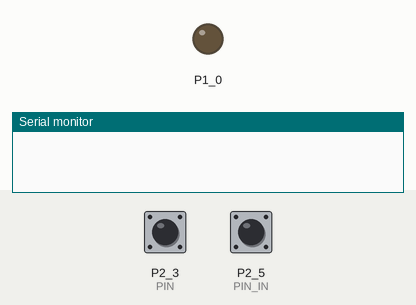
This program was run on a simulated TI MSP430 LaunchPad. Shown: output pins drawn as LEDs (lit = HIGH), the last lines printed to the serial monitor. Dashed ring = blinking. The inputs (shaded band) are chosen by the test bench; at power-on: P2_3 (PIN) HIGH, P2_5 (PIN_IN) HIGH.

Above: at 1.7 s.
1.8 s: P2_3 (PIN) pulsed LOW 5 times (0.12 s each, 0.3 s apart)
At 2.25 s:
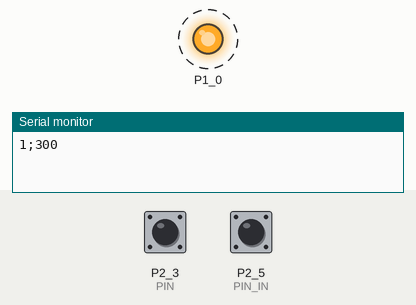
4.8 s: P2_3 (PIN) pulled LOW for 0.15 s
At 5.5 s:
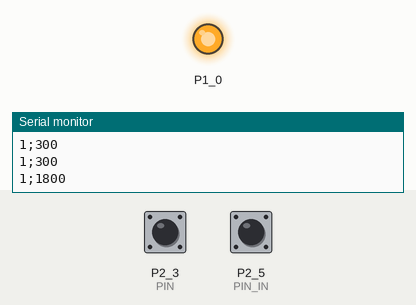
6.4 s: P2_3 (PIN) pulled LOW for 1 s
At 6.7 s:
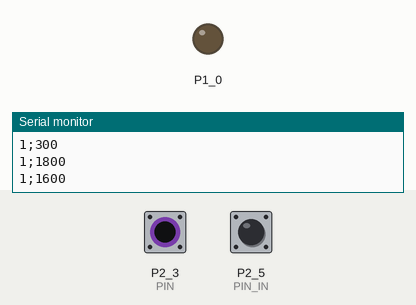
Timing chart, 0 to 9.4 s (numbered marks = the images above; inputs shaded):
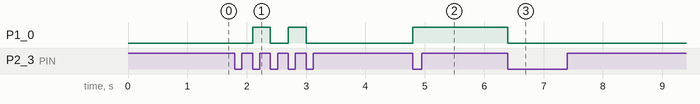

Measured:
- after the input at 1.8 s, P1_0: alternates HIGH for 0.30 s and LOW for 0.30 s, 4 changes in all, then stays LOW, starting after 0.30 s
- after the input at 4.8 s, P1_0: LOW → HIGH at once
- after the input at 6.4 s, P1_0: HIGH → LOW at once

The program:

main.cpp
```cpp
#include <Energia.h>

#define PIN P2_3
#define PIN_IN P2_5

volatile byte state = HIGH;
volatile boolean got_data = false;
volatile unsigned long prev = 0;
volatile unsigned int dt = 0;

byte lvl = 1;
boolean in_read = false;

byte read_data() {
    byte res = 0;
    delay(4);
    for(byte i=0; i<5; i++) {
        long l = millis();
        byte a = digitalRead(PIN_IN);
        res = (res << 1) + a;
        delay(10 - (millis()-l));
    }
    return res + 1;
}

void int_() {
  unsigned long p = prev;
  if (millis() - p > 200) {
    state = ! state;
    digitalWrite(RED_LED, state);
    prev = millis();
    if (p != 0) {
      got_data = true;
      dt = prev - p;
    }
  }
}

void setup() {
  Serial.begin(9600);
  pinMode(RED_LED, OUTPUT);
  pinMode(PIN, INPUT_PULLUP);
  pinMode(PIN_IN, INPUT_PULLUP);
  attachInterrupt(PIN, int_, FALLING);
  delay(500);
}

void loop() {
    if (got_data) {
      got_data = false;
      Serial.print(lvl);
      Serial.print(";");
      Serial.print(dt);
      Serial.println();
    }
    if (digitalRead(PIN_IN) == LOW) {
        byte new_l = read_data();
        if (new_l != lvl) {
            lvl = new_l;
        }
        delay(10);
    }
}
```
